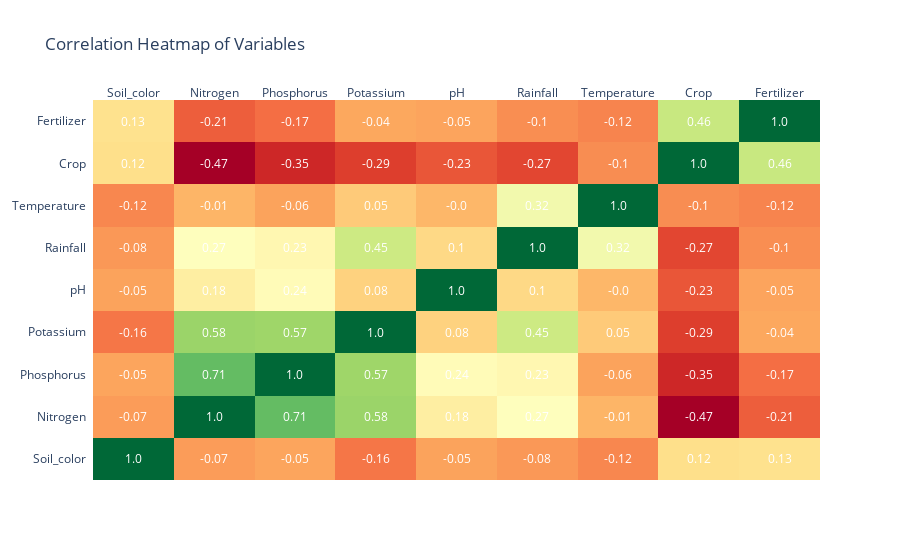

Write notebook code for a chart like this one.
### Code cell
import pandas as pd
import plotly.figure_factory as ff


def heatmap_correlations(df: pd.DataFrame, targetVariable:str ,colorscale:str="Viridis"):
    """
    Create a heatmap showing the correlation of all pairs of variables in the dataframe.
    Parameters:
    - df (pd.DataFrame): Data to be plotted.
    - targetVariable (str): The dependent variable for which correlations will be displayed.
    - colorscale (str): Desired colorscale for the heatmap. Default is "Viridis".
    Returns:
    - None: Shows the heatmap.
    """
    
    # Filtering only numerical columns
    df_numeric = df.select_dtypes(include=['number'])
    
    # Check if targetVariable is numeric
    if targetVariable not in df_numeric.columns:
        print(f"The target variable {targetVariable} is not numeric.")
        return
    
    # Print the correlation of the target variable with other variables
    print('-' * 52)
    print(f"Correlation of {targetVariable} with other Independent variables")
    print('-' * 52)
    print(df_numeric.corr()[targetVariable].sort_values(ascending=False))
    
    # Calculate the correlation matrix
    corr_matrix = df_numeric.corr()
    # Create a heatmap using the correlation matrix
    fig = ff.create_annotated_heatmap(
        z=corr_matrix.values, 
        x=list(corr_matrix.columns), 
        y=list(corr_matrix.index),
        annotation_text=corr_matrix.round(2).values,
        colorscale=colorscale
    )

    fig.update_layout(title="Correlation Heatmap of Variables")
    
    fig.show()




# heatmap_correlations(df, targetVariable="Class", colorscale='RdYlGn')
heatmap_correlations(df_encoded_eda, targetVariable="Fertilizer", colorscale='RdYlGn')

### Figure 1 — Plotly figure (JSON) as saved in the notebook; plotly's stock layout.template omitted (floating-point values rounded to 4 significant figures)
{"data": [{"colorscale": [[0, "rgb(165,0,38)"], [0.1, "rgb(215,48,39)"], [0.2, "rgb(244,109,67)"], [0.3, "rgb(253,174,97)"], [0.4, "rgb(254,224,139)"], [0.5, "rgb(255,255,191)"], [0.6, "rgb(217,239,139)"], [0.7, "rgb(166,217,106)"], [0.8, "rgb(102,189,99)"], [0.9, "rgb(26,152,80)"], [1, "rgb(0,104,55)"]], "reversescale": false, "showscale": false, "type": "heatmap", "x": ["Soil_color", "Nitrogen", "Phosphorus", "Potassium", "pH", "Rainfall", "Temperature", "Crop", "Fertilizer"], "y": ["Soil_color", "Nitrogen", "Phosphorus", "Potassium", "pH", "Rainfall", "Temperature", "Crop", "Fertilizer"], "z": [[1, -0.07087, -0.05054, -0.1574, -0.05485, -0.08064, -0.119, 0.1179, 0.1256], [-0.07087, 1, 0.7095, 0.5843, 0.1829, 0.2694, -0.01021, -0.4715, -0.2142], [-0.05054, 0.7095, 1, 0.574, 0.2449, 0.2255, -0.0553, -0.3527, -0.1745], [-0.1574, 0.5843, 0.574, 1, 0.07511, 0.4457, 0.05341, -0.2916, -0.04475], [-0.05485, 0.1829, 0.2449, 0.07511, 1, 0.09788, -0.002949, -0.2337, -0.05175], [-0.08064, 0.2694, 0.2255, 0.4457, 0.09788, 1, 0.315, -0.2711, -0.1035], [-0.119, -0.01021, -0.0553, 0.05341, -0.002949, 0.315, 1, -0.105, -0.1247], [0.1179, -0.4715, -0.3527, -0.2916, -0.2337, -0.2711, -0.105, 1, 0.4593], [0.1256, -0.2142, -0.1745, -0.04475, -0.05175, -0.1035, -0.1247, 0.4593, 1]]}], "layout": {"annotations": [{"font": {"color": "#FFFFFF"}, "showarrow": false, "text": "1.0", "x": "Soil_color", "xref": "x", "y": "Soil_color", "yref": "y"}, {"font": {"color": "#FFFFFF"}, "showarrow": false, "text": "-0.07", "x": "Nitrogen", "xref": "x", "y": "Soil_color", "yref": "y"}, {"font": {"color": "#FFFFFF"}, "showarrow": false, "text": "-0.05", "x": "Phosphorus", "xref": "x", "y": "Soil_color", "yref": "y"}, {"font": {"color": "#FFFFFF"}, "showarrow": false, "text": "-0.16", "x": "Potassium", "xref": "x", "y": "Soil_color", "yref": "y"}, {"font": {"color": "#FFFFFF"}, "showarrow": false, "text": "-0.05", "x": "pH", "xref": "x", "y": "Soil_color", "yref": "y"}, {"font": {"color": "#FFFFFF"}, "showarrow": false, "text": "-0.08", "x": "Rainfall", "xref": "x", "y": "Soil_color", "yref": "y"}, {"font": {"color": "#FFFFFF"}, "showarrow": false, "text": "-0.12", "x": "Temperature", "xref": "x", "y": "Soil_color", "yref": "y"}, {"font": {"color": "#FFFFFF"}, "showarrow": false, "text": "0.12", "x": "Crop", "xref": "x", "y": "Soil_color", "yref": "y"}, {"font": {"color": "#FFFFFF"}, "showarrow": false, "text": "0.13", "x": "Fertilizer", "xref": "x", "y": "Soil_color", "yref": "y"}, {"font": {"color": "#FFFFFF"}, "showarrow": false, "text": "-0.07", "x": "Soil_color", "xref": "x", "y": "Nitrogen", "yref": "y"}, {"font": {"color": "#FFFFFF"}, "showarrow": false, "text": "1.0", "x": "Nitrogen", "xref": "x", "y": "Nitrogen", "yref": "y"}, {"font": {"color": "#FFFFFF"}, "showarrow": false, "text": "0.71", "x": "Phosphorus", "xref": "x", "y": "Nitrogen", "yref": "y"}, {"font": {"color": "#FFFFFF"}, "showarrow": false, "text": "0.58", "x": "Potassium", "xref": "x", "y": "Nitrogen", "yref": "y"}, {"font": {"color": "#FFFFFF"}, "showarrow": false, "text": "0.18", "x": "pH", "xref": "x", "y": "Nitrogen", "yref": "y"}, {"font": {"color": "#FFFFFF"}, "showarrow": false, "text": "0.27", "x": "Rainfall", "xref": "x", "y": "Nitrogen", "yref": "y"}, {"font": {"color": "#FFFFFF"}, "showarrow": false, "text": "-0.01", "x": "Temperature", "xref": "x", "y": "Nitrogen", "yref": "y"}, {"font": {"color": "#FFFFFF"}, "showarrow": false, "text": "-0.47", "x": "Crop", "xref": "x", "y": "Nitrogen", "yref": "y"}, {"font": {"color": "#FFFFFF"}, "showarrow": false, "text": "-0.21", "x": "Fertilizer", "xref": "x", "y": "Nitrogen", "yref": "y"}, {"font": {"color": "#FFFFFF"}, "showarrow": false, "text": "-0.05", "x": "Soil_color", "xref": "x", "y": "Phosphorus", "yref": "y"}, {"font": {"color": "#FFFFFF"}, "showarrow": false, "text": "0.71", "x": "Nitrogen", "xref": "x", "y": "Phosphorus", "yref": "y"}, {"font": {"color": "#FFFFFF"}, "showarrow": false, "text": "1.0", "x": "Phosphorus", "xref": "x", "y": "Phosphorus", "yref": "y"}, {"font": {"color": "#FFFFFF"}, "showarrow": false, "text": "0.57", "x": "Potassium", "xref": "x", "y": "Phosphorus", "yref": "y"}, {"font": {"color": "#FFFFFF"}, "showarrow": false, "text": "0.24", "x": "pH", "xref": "x", "y": "Phosphorus", "yref": "y"}, {"font": {"color": "#FFFFFF"}, "showarrow": false, "text": "0.23", "x": "Rainfall", "xref": "x", "y": "Phosphorus", "yref": "y"}, {"font": {"color": "#FFFFFF"}, "showarrow": false, "text": "-0.06", "x": "Temperature", "xref": "x", "y": "Phosphorus", "yref": "y"}, {"font": {"color": "#FFFFFF"}, "showarrow": false, "text": "-0.35", "x": "Crop", "xref": "x", "y": "Phosphorus", "yref": "y"}, {"font": {"color": "#FFFFFF"}, "showarrow": false, "text": "-0.17", "x": "Fertilizer", "xref": "x", "y": "Phosphorus", "yref": "y"}, {"font": {"color": "#FFFFFF"}, "showarrow": false, "text": "-0.16", "x": "Soil_color", "xref": "x", "y": "Potassium", "yref": "y"}, {"font": {"color": "#FFFFFF"}, "showarrow": false, "text": "0.58", "x": "Nitrogen", "xref": "x", "y": "Potassium", "yref": "y"}, {"font": {"color": "#FFFFFF"}, "showarrow": false, "text": "0.57", "x": "Phosphorus", "xref": "x", "y": "Potassium", "yref": "y"}, {"font": {"color": "#FFFFFF"}, "showarrow": false, "text": "1.0", "x": "Potassium", "xref": "x", "y": "Potassium", "yref": "y"}, {"font": {"color": "#FFFFFF"}, "showarrow": false, "text": "0.08", "x": "pH", "xref": "x", "y": "Potassium", "yref": "y"}, {"font": {"color": "#FFFFFF"}, "showarrow": false, "text": "0.45", "x": "Rainfall", "xref": "x", "y": "Potassium", "yref": "y"}, {"font": {"color": "#FFFFFF"}, "showarrow": false, "text": "0.05", "x": "Temperature", "xref": "x", "y": "Potassium", "yref": "y"}, {"font": {"color": "#FFFFFF"}, "showarrow": false, "text": "-0.29", "x": "Crop", "xref": "x", "y": "Potassium", "yref": "y"}, {"font": {"color": "#FFFFFF"}, "showarrow": false, "text": "-0.04", "x": "Fertilizer", "xref": "x", "y": "Potassium", "yref": "y"}, {"font": {"color": "#FFFFFF"}, "showarrow": false, "text": "-0.05", "x": "Soil_color", "xref": "x", "y": "pH", "yref": "y"}, {"font": {"color": "#FFFFFF"}, "showarrow": false, "text": "0.18", "x": "Nitrogen", "xref": "x", "y": "pH", "yref": "y"}, {"font": {"color": "#FFFFFF"}, "showarrow": false, "text": "0.24", "x": "Phosphorus", "xref": "x", "y": "pH", "yref": "y"}, {"font": {"color": "#FFFFFF"}, "showarrow": false, "text": "0.08", "x": "Potassium", "xref": "x", "y": "pH", "yref": "y"}, {"font": {"color": "#FFFFFF"}, "showarrow": false, "text": "1.0", "x": "pH", "xref": "x", "y": "pH", "yref": "y"}, {"font": {"color": "#FFFFFF"}, "showarrow": false, "text": "0.1", "x": "Rainfall", "xref": "x", "y": "pH", "yref": "y"}, {"font": {"color": "#FFFFFF"}, "showarrow": false, "text": "-0.0", "x": "Temperature", "xref": "x", "y": "pH", "yref": "y"}, {"font": {"color": "#FFFFFF"}, "showarrow": false, "text": "-0.23", "x": "Crop", "xref": "x", "y": "pH", "yref": "y"}, {"font": {"color": "#FFFFFF"}, "showarrow": false, "text": "-0.05", "x": "Fertilizer", "xref": "x", "y": "pH", "yref": "y"}, {"font": {"color": "#FFFFFF"}, "showarrow": false, "text": "-0.08", "x": "Soil_color", "xref": "x", "y": "Rainfall", "yref": "y"}, {"font": {"color": "#FFFFFF"}, "showarrow": false, "text": "0.27", "x": "Nitrogen", "xref": "x", "y": "Rainfall", "yref": "y"}, {"font": {"color": "#FFFFFF"}, "showarrow": false, "text": "0.23", "x": "Phosphorus", "xref": "x", "y": "Rainfall", "yref": "y"}, {"font": {"color": "#FFFFFF"}, "showarrow": false, "text": "0.45", "x": "Potassium", "xref": "x", "y": "Rainfall", "yref": "y"}, {"font": {"color": "#FFFFFF"}, "showarrow": false, "text": "0.1", "x": "pH", "xref": "x", "y": "Rainfall", "yref": "y"}, {"font": {"color": "#FFFFFF"}, "showarrow": false, "text": "1.0", "x": "Rainfall", "xref": "x", "y": "Rainfall", "yref": "y"}, {"font": {"color": "#FFFFFF"}, "showarrow": false, "text": "0.32", "x": "Temperature", "xref": "x", "y": "Rainfall", "yref": "y"}, {"font": {"color": "#FFFFFF"}, "showarrow": false, "text": "-0.27", "x": "Crop", "xref": "x", "y": "Rainfall", "yref": "y"}, {"font": {"color": "#FFFFFF"}, "showarrow": false, "text": "-0.1", "x": "Fertilizer", "xref": "x", "y": "Rainfall", "yref": "y"}, {"font": {"color": "#FFFFFF"}, "showarrow": false, "text": "-0.12", "x": "Soil_color", "xref": "x", "y": "Temperature", "yref": "y"}, {"font": {"color": "#FFFFFF"}, "showarrow": false, "text": "-0.01", "x": "Nitrogen", "xref": "x", "y": "Temperature", "yref": "y"}, {"font": {"color": "#FFFFFF"}, "showarrow": false, "text": "-0.06", "x": "Phosphorus", "xref": "x", "y": "Temperature", "yref": "y"}, {"font": {"color": "#FFFFFF"}, "showarrow": false, "text": "0.05", "x": "Potassium", "xref": "x", "y": "Temperature", "yref": "y"}, {"font": {"color": "#FFFFFF"}, "showarrow": false, "text": "-0.0", "x": "pH", "xref": "x", "y": "Temperature", "yref": "y"}, {"font": {"color": "#FFFFFF"}, "showarrow": false, "text": "0.32", "x": "Rainfall", "xref": "x", "y": "Temperature", "yref": "y"}, {"font": {"color": "#FFFFFF"}, "showarrow": false, "text": "1.0", "x": "Temperature", "xref": "x", "y": "Temperature", "yref": "y"}, {"font": {"color": "#FFFFFF"}, "showarrow": false, "text": "-0.1", "x": "Crop", "xref": "x", "y": "Temperature", "yref": "y"}, {"font": {"color": "#FFFFFF"}, "showarrow": false, "text": "-0.12", "x": "Fertilizer", "xref": "x", "y": "Temperature", "yref": "y"}, {"font": {"color": "#FFFFFF"}, "showarrow": false, "text": "0.12", "x": "Soil_color", "xref": "x", "y": "Crop", "yref": "y"}, {"font": {"color": "#FFFFFF"}, "showarrow": false, "text": "-0.47", "x": "Nitrogen", "xref": "x", "y": "Crop", "yref": "y"}, {"font": {"color": "#FFFFFF"}, "showarrow": false, "text": "-0.35", "x": "Phosphorus", "xref": "x", "y": "Crop", "yref": "y"}, {"font": {"color": "#FFFFFF"}, "showarrow": false, "text": "-0.29", "x": "Potassium", "xref": "x", "y": "Crop", "yref": "y"}, {"font": {"color": "#FFFFFF"}, "showarrow": false, "text": "-0.23", "x": "pH", "xref": "x", "y": "Crop", "yref": "y"}, {"font": {"color": "#FFFFFF"}, "showarrow": false, "text": "-0.27", "x": "Rainfall", "xref": "x", "y": "Crop", "yref": "y"}, {"font": {"color": "#FFFFFF"}, "showarrow": false, "text": "-0.1", "x": "Temperature", "xref": "x", "y": "Crop", "yref": "y"}, {"font": {"color": "#FFFFFF"}, "showarrow": false, "text": "1.0", "x": "Crop", "xref": "x", "y": "Crop", "yref": "y"}, {"font": {"color": "#FFFFFF"}, "showarrow": false, "text": "0.46", "x": "Fertilizer", "xref": "x", "y": "Crop", "yref": "y"}, {"font": {"color": "#FFFFFF"}, "showarrow": false, "text": "0.13", "x": "Soil_color", "xref": "x", "y": "Fertilizer", "yref": "y"}, {"font": {"color": "#FFFFFF"}, "showarrow": false, "text": "-0.21", "x": "Nitrogen", "xref": "x", "y": "Fertilizer", "yref": "y"}, {"font": {"color": "#FFFFFF"}, "showarrow": false, "text": "-0.17", "x": "Phosphorus", "xref": "x", "y": "Fertilizer", "yref": "y"}, {"font": {"color": "#FFFFFF"}, "showarrow": false, "text": "-0.04", "x": "Potassium", "xref": "x", "y": "Fertilizer", "yref": "y"}, {"font": {"color": "#FFFFFF"}, "showarrow": false, "text": "-0.05", "x": "pH", "xref": "x", "y": "Fertilizer", "yref": "y"}, {"font": {"color": "#FFFFFF"}, "showarrow": false, "text": "-0.1", "x": "Rainfall", "xref": "x", "y": "Fertilizer", "yref": "y"}, {"font": {"color": "#FFFFFF"}, "showarrow": false, "text": "-0.12", "x": "Temperature", "xref": "x", "y": "Fertilizer", "yref": "y"}, {"font": {"color": "#FFFFFF"}, "showarrow": false, "text": "0.46", "x": "Crop", "xref": "x", "y": "Fertilizer", "yref": "y"}, {"font": {"color": "#FFFFFF"}, "showarrow": false, "text": "1.0", "x": "Fertilizer", "xref": "x", "y": "Fertilizer", "yref": "y"}], "title": {"text": "Correlation Heatmap of Variables"}, "xaxis": {"dtick": 1, "gridcolor": "rgb(0, 0, 0)", "side": "top", "ticks": ""}, "yaxis": {"dtick": 1, "ticks": "", "ticksuffix": "  "}}}
